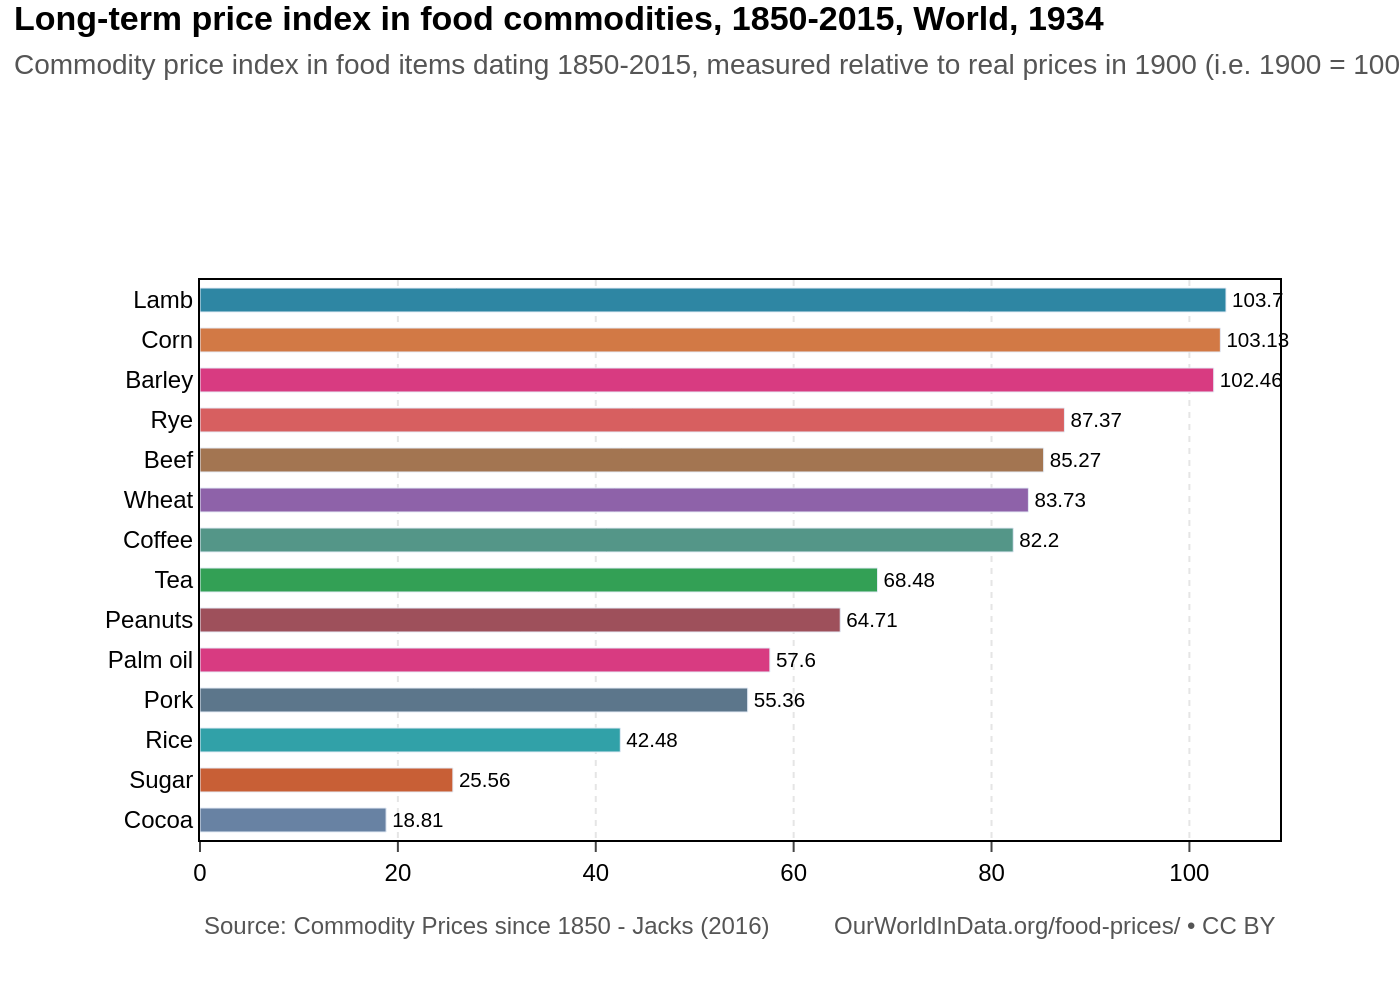

The Python source for this figure:
import sys
import json
import plotly.graph_objects as go
from pathlib import Path

# Check for command-line argument
if len(sys.argv) != 2:
    print("Usage: python generate_chart.py <json_file_path>")
    sys.exit(1)

# Get the JSON file path from the command-line argument
json_file_path = sys.argv[1]

# Read the JSON data
try:
    with open(json_file_path, 'r', encoding='utf-8') as f:
        chart_data = json.load(f)
except FileNotFoundError:
    print(f"Error: JSON file not found at {json_file_path}")
    sys.exit(1)
except json.JSONDecodeError:
    print(f"Error: Could not decode JSON from {json_file_path}")
    sys.exit(1)

# Extract data for plotting
categories = [item['category'] for item in chart_data['chart_data']]
values = [item['value'] for item in chart_data['chart_data']]
texts = chart_data['texts']
colors = chart_data['colors']

# Create the plot
fig = go.Figure()

# Add the bar trace
fig.add_trace(go.Bar(
    x=values,
    y=categories,
    orientation='h',
    marker=dict(color=colors),
    text=[str(v) for v in values],
    textposition='outside',
    textfont=dict(family="Arial", size=12, color='black'),
    cliponaxis=False
))

# Update layout
fig.update_layout(
    title_text=f"<b>{texts['title']}</b><br><span style='font-size: 14px; color: #555555;'>{texts['subtitle']}</span>",
    title_x=0.01,
    title_y=0.97,
    title_xanchor='left',
    title_yanchor='top',
    font=dict(family="Arial", size=12, color='black'),
    xaxis=dict(
        showgrid=True,
        gridcolor='#E5E5E5',
        gridwidth=1,
        griddash='dot',
        zeroline=False,
        side='bottom',
        ticks='outside',
        ticklen=5,
        showline=True,
        linecolor='black',
        mirror=True
    ),
    yaxis=dict(
        autorange='reversed',
        showgrid=False,
        zeroline=False,
        ticks='',
        showline=True,
        linecolor='black',
        mirror=True
    ),
    plot_bgcolor='white',
    showlegend=False,
    margin=dict(l=100, r=60, t=140, b=80),
    height=700,
    bargap=0.4
)

# Add source and note annotations
fig.add_annotation(
    text=texts['source'],
    xref="paper", yref="paper",
    x=0, y=-0.12,
    xanchor='left', yanchor='top',
    showarrow=False,
    font=dict(family="Arial", size=12, color='#555555')
)

fig.add_annotation(
    text=texts['note'],
    xref="paper", yref="paper",
    x=1, y=-0.12,
    xanchor='right', yanchor='top',
    showarrow=False,
    font=dict(family="Arial", size=12, color='#555555')
)

# Determine output filename and save the image
output_filename = Path(json_file_path).stem + ".png"
fig.write_image(output_filename, scale=2)

print(f"Chart saved to {output_filename}")
